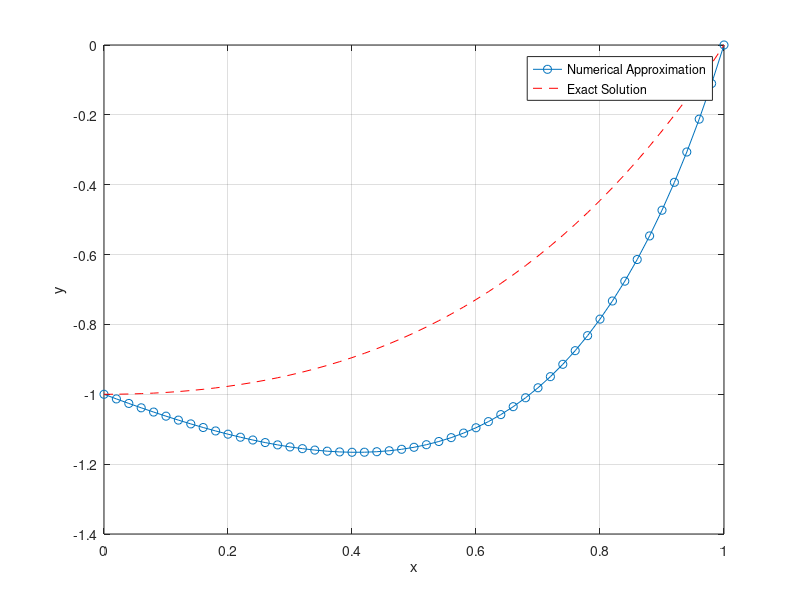

MATLAB code for this plot:
clear all;
close all;
clc;
1;
n = 50;
h = 1 / n;
a = 0; b = 1;

x = linspace(a, b, n+1);
exact_solution = (x - 1) .* exp(x);

rhs = @(x) -(x.^2 + 3) .* exp(x);

A = zeros(n+1, n+1);
b = zeros(n+1, 1);

for i = 2:n
    A(i, i+1) = -1+ (x(i)+1) * h / 2;
    A(i, i) = 2 + 2 * h^2;
    A(i, i-1) = -1 - (x(i+1)+1) * h / 2;
end

A(1, 1) = 1;
A(n+1, n+1) = 1;
b(1) = -1;
b(n+1) = 0;

for i = 2:n
    b(i) = h^2 * rhs(x(i));
end

y = A \ b;

figure;
plot(x, y, 'o-');
hold on;

plot(x, exact_solution, 'r--');
xlabel('x');
ylabel('y');
legend('Numerical Approximation', 'Exact Solution', 'Location', 'Best');
grid on;